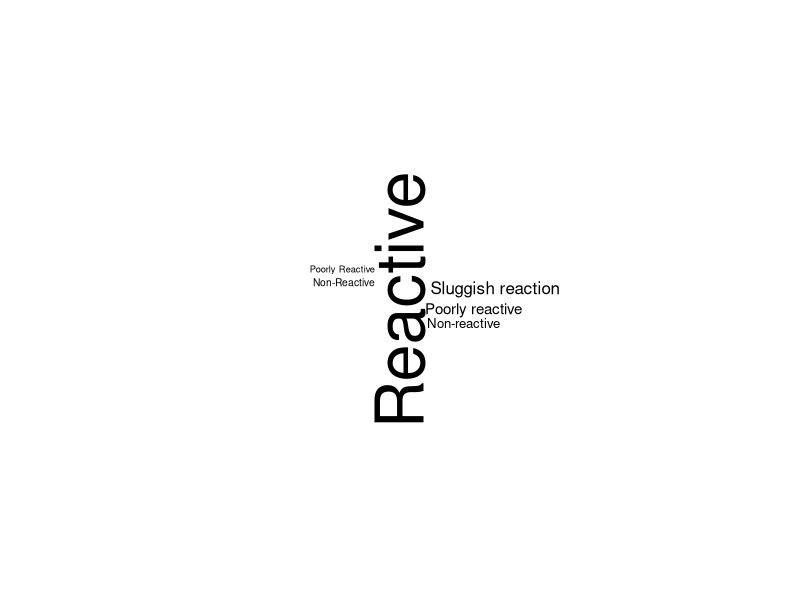

The R source for this figure: (Note: this script raises an error after producing the figure.)
#-------------------------Unique words in Pupils2
#Loading packages
library(dplyr) # for data wrangling
library(tidytext) # for NLP
library(stringr) # to deal with strings

library(wordcloud) # to render wordclouds
library(RColorBrewer)

library(knitr) # for tables
library(tidyr)

#------------Pupils2 Word frequencies
Pupils2text = c("Reactive", "Non-reactive", "Reactive", "Reactive", "Reactive", "Reactive", "Reactive", "Reactive", "Reactive", "Poorly Reactive", "Non-Reactive", 
                "Reactive", "Reactive", "Reactive", "Reactive", "Reactive", "Reactive", "Reactive", "Sluggish reaction", "Poorly reactive", "Reactive", 
                "Sluggish reaction", "Reactive", "Reactive", "Sluggish reaction", "Reactive", "Reactive", "Reactive", "Reactive", "Reactive", "Reactive", 
                "Reactive", "Reactive", "Reactive", "Reactive", "Non-reactive", "Sluggish reaction", "Reactive", "Reactive", "Poorly reactive", "Reactive", 
                "Reactive", "Poorly reactive", "Non-reactive", "Reactive", "Reactive", "Reactive", "Non-reactive", "Reactive", "Poorly reactive", "Reactive", 
                "Non-reactive", "Reactive", "Reactive", "Reactive", "Reactive", "Poorly reactive", "Reactive", "Reactive", "Poorly reactive", "Sluggish reaction", "Reactive", "Reactive", 
                "Non-Reactive", "Reactive", "Reactive", "Sluggish reaction", "Poorly reactive", "Reactive", "Reactive", "Reactive", "Sluggish reaction", "Reactive", 
                "Reactive", "Reactive", "Reactive", "Reactive", "Reactive", "Sluggish reaction", "Reactive", "Reactive", "Reactive", "Sluggish reaction", "Reactive")

Pupils2Textframe=as.data.frame(Pupils2text)

#Tokenize
Pupils2Texttoken <- tibble(Pupils2Textframe)

Pupils2TextCount <- count(Pupils2Texttoken, Pupils2text)

wordcloud(words = Pupils2TextCount$Pupils2text, freq = Pupils2TextCount$n, min.freq = 1)

library("writexl")
write_xlsx(Pupils2TextCount,"/Users/maryagopi/Desktop/Pupils2TextCount.xlsx")

#------------------
library(ggplot2)
Pupils2plot <- ggplot(Pupils2TextCount, aes(x=Pupils2text, y=n)) + 
  geom_bar(stat = "identity", fill="steelblue")+
  geom_text(aes(label=n), vjust=0.3, color="black", size=3)+
  theme_minimal()+ 
  xlab("Pupils2 Diagnosis") + 
  ylab("Frequency")+
  ggtitle("Frequency of Pupils2 Diagnosis (Unique ID)")+
  coord_flip()

Pupils2plot
